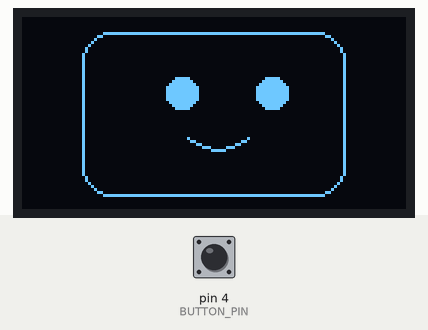
Recording of a sketch running on a simulated Arduino Uno, built with avr-gcc and run on an emulated ATmega328P. On the bench: 128×64 one-colour display. The test bench sets the inputs (shaded band); at power-on: pin 4 (BUTTON_PIN) HIGH.

Above: at 0.45 s.
1.3 s: pin 4 (BUTTON_PIN) pulled LOW for 0.15 s
At 2.24 s:
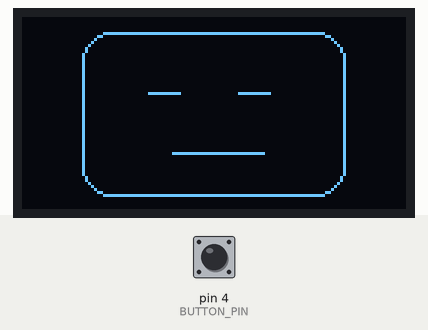
4.1 s: pin 4 (BUTTON_PIN) pulled LOW for 1 s
At 4.31 s:
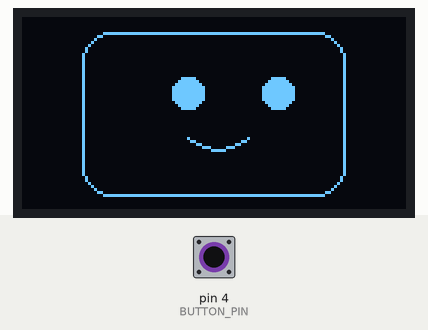
6.7 s: pin 4 (BUTTON_PIN) pulled LOW for 0.15 s
At 7.28 s:
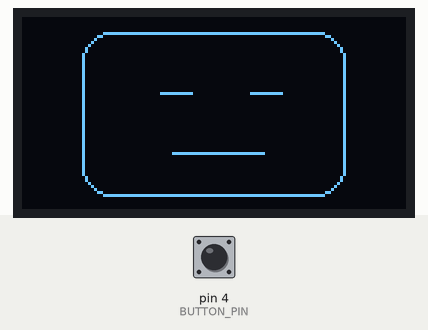
9.2 s: pin 4 (BUTTON_PIN) pulled LOW for 1 s
At 9.35 s:
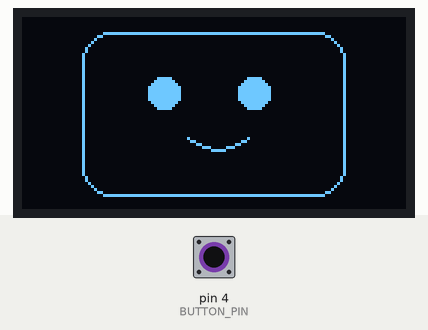

The sketch:

Dasai_Mochi.ino
```cpp
#include <Wire.h>
#include <Adafruit_GFX.h>
#include <Adafruit_SSD1306.h>

#define SCREEN_WIDTH 128
#define SCREEN_HEIGHT 64
#define OLED_RESET -1
#define BUTTON_PIN 4

Adafruit_SSD1306 display(SCREEN_WIDTH, SCREEN_HEIGHT, &Wire, OLED_RESET);

int eyePos = 0;
bool eyeDirection = 1;  // 1 = right, 0 = left
bool smile = true;

void drawSmile(int x, int y) {
  // Draw a curved smile using short line segments
  display.drawLine(x - 10, y, x - 5, y + 3, SSD1306_WHITE);
  display.drawLine(x - 5, y + 3, x, y + 4, SSD1306_WHITE);
  display.drawLine(x, y + 4, x + 5, y + 3, SSD1306_WHITE);
  display.drawLine(x + 5, y + 3, x + 10, y, SSD1306_WHITE);
}

void drawFace(int offset, bool blink, bool smileOn) {
  display.clearDisplay();

  // Head outline
  display.drawRoundRect(20, 5, 88, 55, 10, SSD1306_WHITE);

  // Eyes
  if (blink) {
    display.drawLine(45 + offset, 25, 55 + offset, 25, SSD1306_WHITE);
    display.drawLine(75 + offset, 25, 85 + offset, 25, SSD1306_WHITE);
  } else {
    display.fillCircle(50 + offset, 25, 5, SSD1306_WHITE);
    display.fillCircle(80 + offset, 25, 5, SSD1306_WHITE);
  }

  // Mouth
  if (smileOn)
    drawSmile(65, 40);
  else
    display.drawLine(50, 45, 80, 45, SSD1306_WHITE); // neutral

  display.display();
}

void setup() {
  pinMode(BUTTON_PIN, INPUT_PULLUP);
  if (!display.begin(SSD1306_SWITCHCAPVCC, 0x3C)) {
    for (;;);
  }
  display.clearDisplay();
  display.display();
}

void loop() {
  bool buttonState = digitalRead(BUTTON_PIN) == LOW;
  static unsigned long lastBlink = 0;
  static bool blink = false;

  // Blink every 2 seconds
  if (millis() - lastBlink > 2000) {
    blink = !blink;
    lastBlink = millis();
  }

  // Eye movement animation
  if (eyeDirection)
    eyePos++;
  else
    eyePos--;
  if (eyePos > 5) eyeDirection = 0;
  if (eyePos < -5) eyeDirection = 1;

  // Button press toggles smile
  if (buttonState)
    smile = !smile;

  drawFace(eyePos, blink, smile);
  delay(120);
}
```
